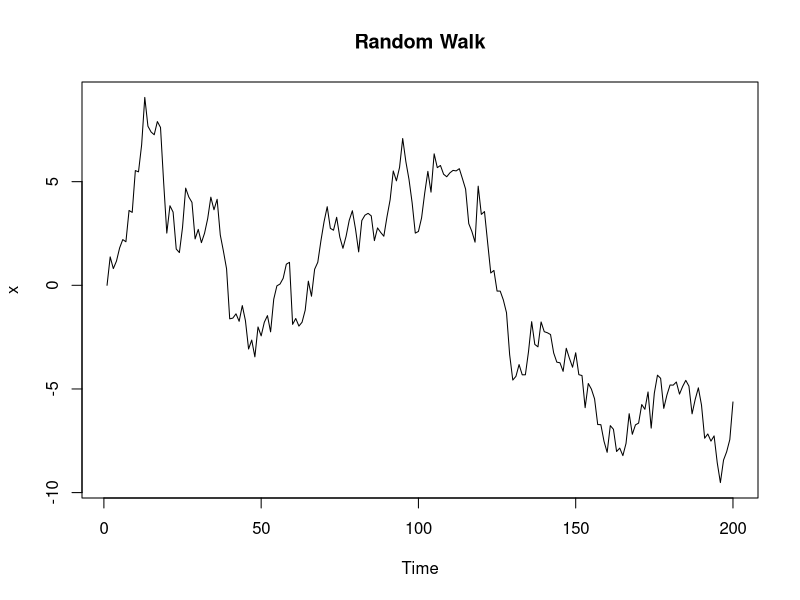
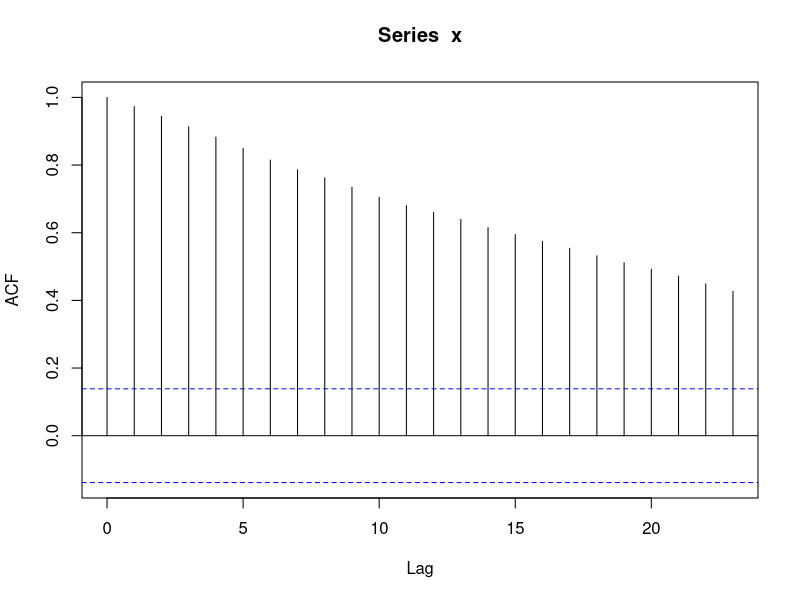
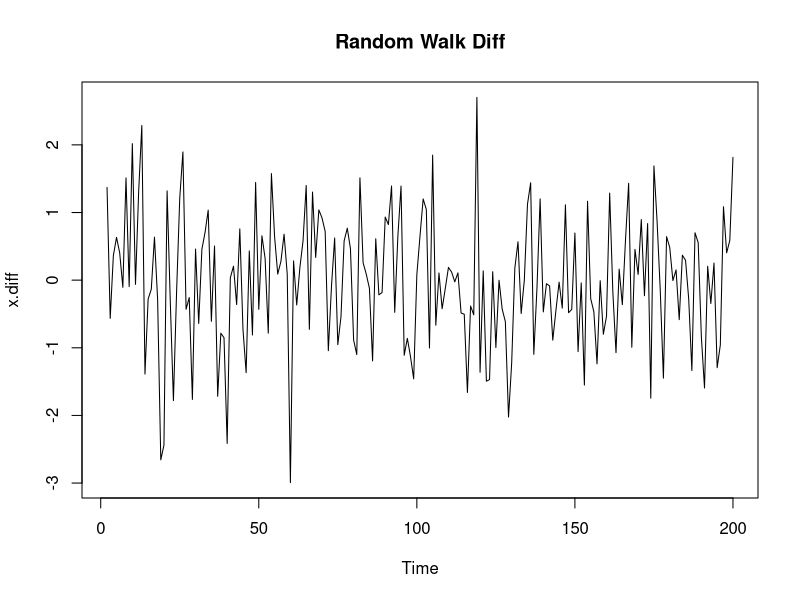
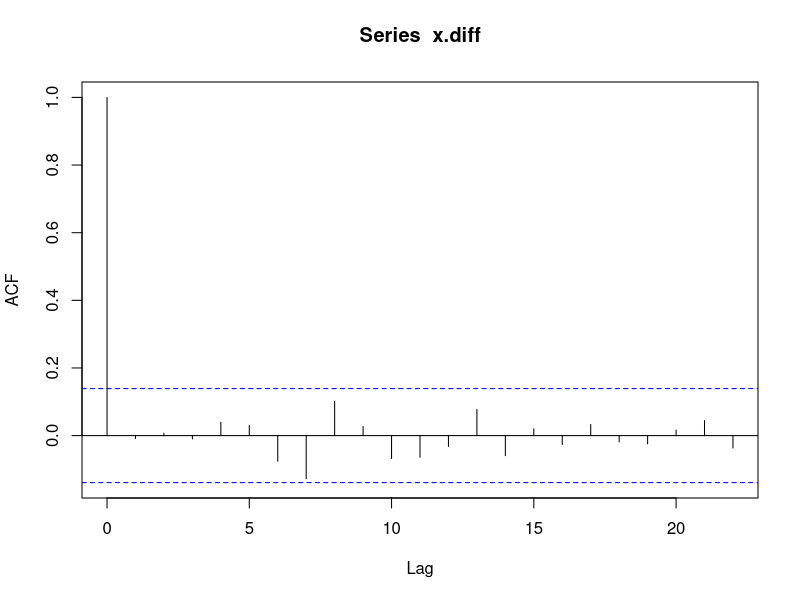

R code for these plots, in order:
## ---- chunk 1
set.seed(42)
## ---- chunk 2
x <- NULL
x[1] <- 0
for (i in 2:200) {
  x[i] <- x[i - 1] + rnorm(1)
}
x <- ts(x)
plot(x, main="Random Walk")
acf(x)
## ---- chunk 3
x.diff <- diff(x)
plot(x.diff, main="Random Walk Diff")
acf(x.diff)
